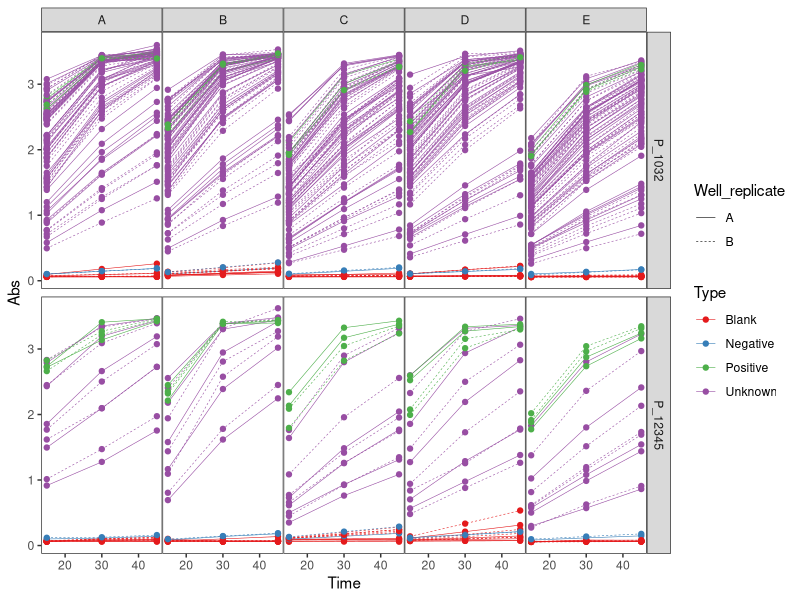
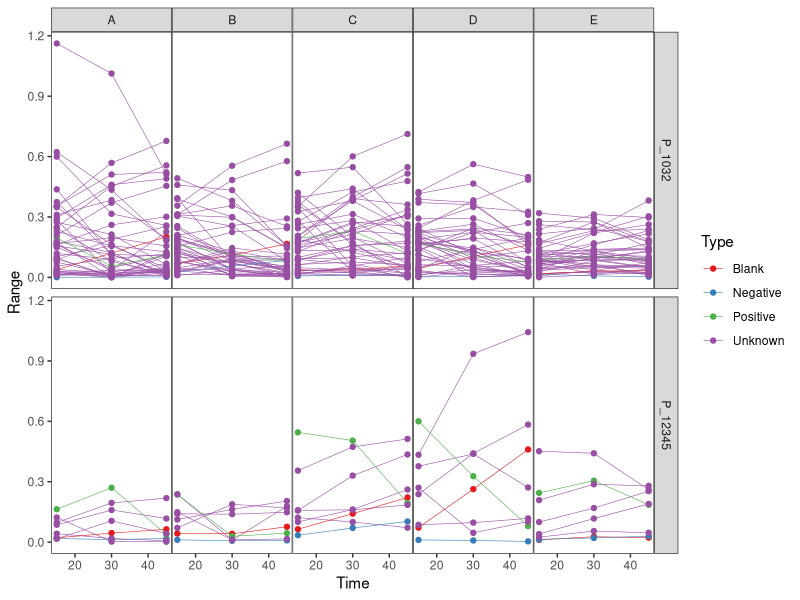
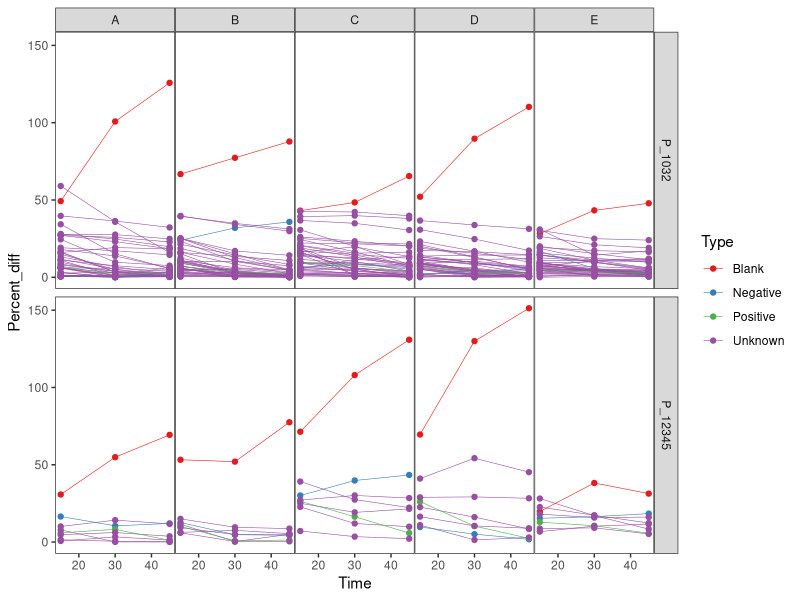
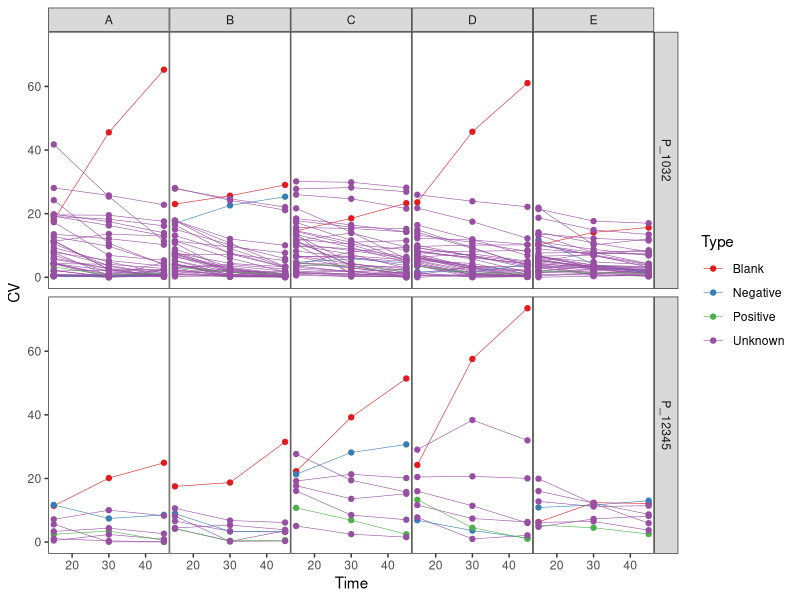
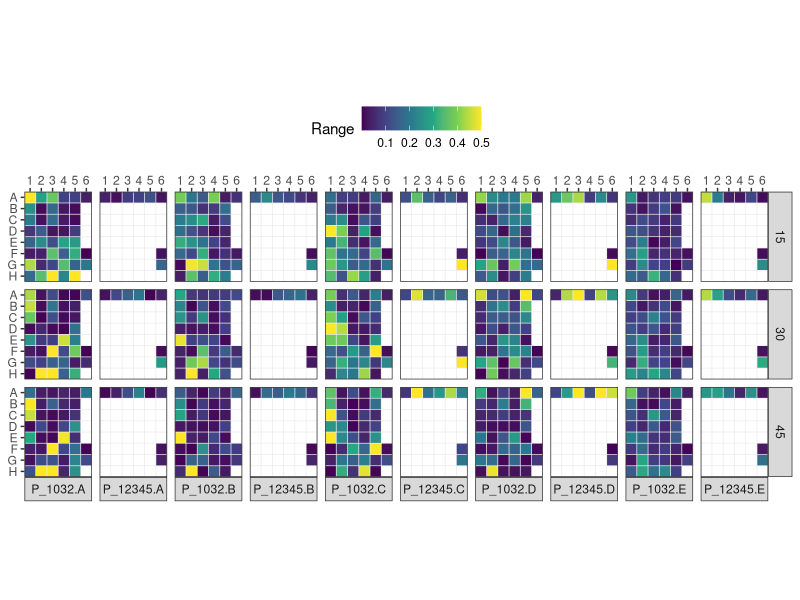
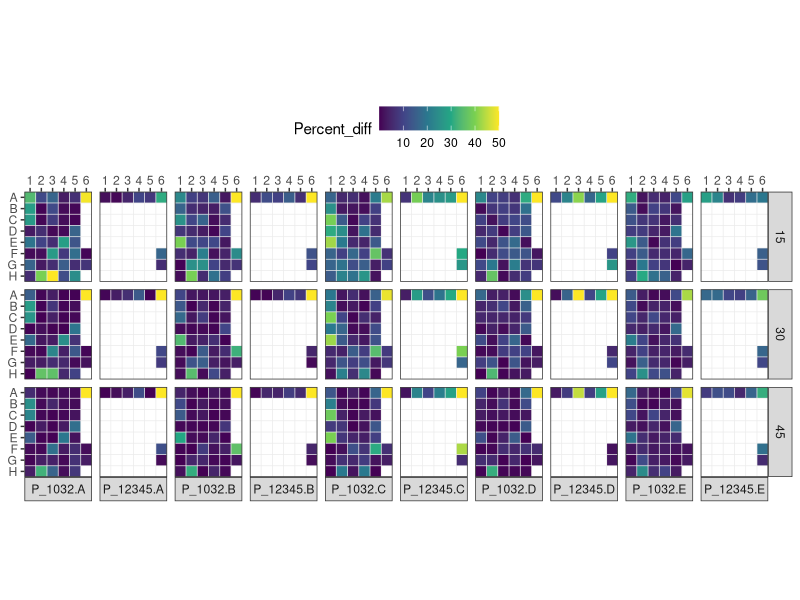
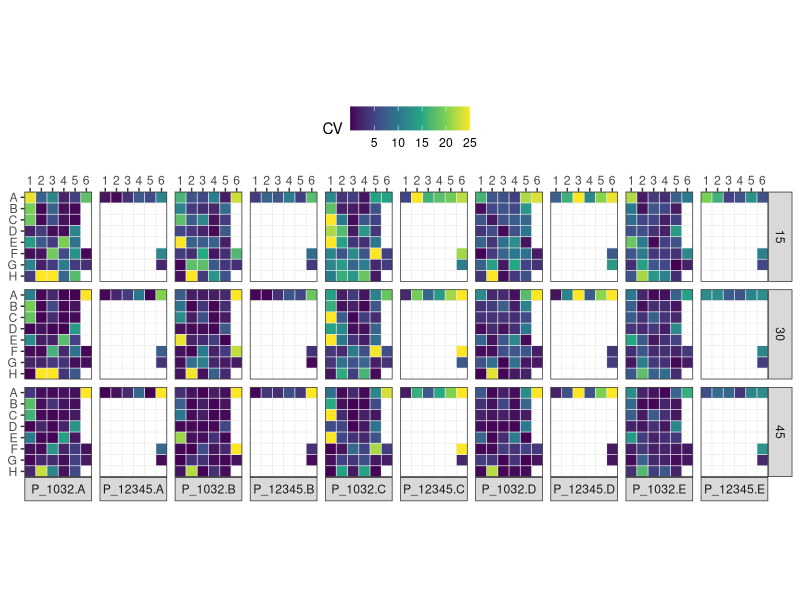

Here is the R script that generated these plots, in order: (Note: this script raises an error after producing the figures.)
## ---- chunk 1
knitr::opts_chunk$set(echo = FALSE, message = FALSE, warning = FALSE, dev = "svg")
## ---- chunk 2
library(tidyverse)

elisa <- read_csv("../data/5 ELISA data (updated).csv")
## ---- chunk 3
elisa %>%
  ggplot(aes(Time, Abs, col = Type, linetype = Well_replicate, 
             group = interaction(Well, Well_replicate))) +
  facet_grid(Plate ~ Plate_replicate) +
  geom_line(size = 0.2) +
  geom_point(size = 1.5) +
  scale_color_brewer(palette = "Set1") +
  theme_bw() +
  theme(panel.spacing.x = unit(0, "lines"),
        panel.grid = element_blank())
## ---- chunk 4
intra_assay <- elisa %>%
  mutate(
    Row = case_when(
      Type == "Blank" ~ 1L,
      Type == "Negative" ~ 6L,
      Type == "Positive" ~ 7L,
      TRUE ~ match(str_sub(Well, 1, 1), LETTERS[1:8])), 
    
    Column = case_when(
      Type == "Blank" ~ 6L,
      Type == "Negative" ~ 6L,
      Type == "Positive" ~ 6L,
      TRUE ~ as.integer(str_sub(Well, 2, 2))),
    
    Well = case_when(
      Type == "Blank" ~ "Blank wells",
      Type == "Positive" ~ "Positive wells",
      TRUE ~ Well)
    ) %>%
  
  group_by(Plate, Time, Plate_replicate, Type, Well, Column, Row) %>%
  summarize(Max = max(Abs), 
            Min = min(Abs),
            Range = Max - Min,
            Percent_diff = Range / ((Max + Min) / 2) * 100,
            CV = sd(Abs) / mean(Abs) * 100)
## ---- chunk 5
plot_lines <- function(data, variable) {
  data %>%
    ggplot(aes(Time, {{variable}}, col = Type, group = Well)) +
    facet_grid(Plate ~ Plate_replicate) +
    geom_line(size = 0.2) +
    geom_point(size = 1.5) +
    scale_color_brewer(palette = "Set1") +
    theme_bw() +
    theme(panel.spacing.x = unit(0, "lines"),
          panel.grid = element_blank())
}
## ---- chunk 6
plot_lines(intra_assay, Range)
## ---- chunk 7
plot_lines(intra_assay, Percent_diff)
## ---- chunk 8
plot_lines(intra_assay, CV)
## ---- chunk 9
plot_heat <- function(data, variable, threshold) {
  data %>% 
    mutate(fill = min(c({{variable}}, {{threshold}}))) %>%
    ggplot(aes(Column, Row, fill = fill)) +
    facet_grid(Time ~ interaction(Plate, Plate_replicate), switch = "x") +
    geom_tile() +
    scale_x_continuous(breaks = 1:6,
                       labels = as.character(1:6),
                       expand = c(0, 0),
                       position = "top") +
    scale_y_reverse(breaks = 1:8, labels = LETTERS[1:8],
                    expand = c(0, 0)) +
    scale_fill_viridis_c() +
    coord_equal() +
    theme_bw() +
    labs(fill = deparse(substitute(variable))) +
    theme(axis.title = element_blank(),
          panel.grid.major = element_blank(),
          panel.ontop = TRUE,
          panel.background = element_rect(fill = "transparent"))
}

## ---- chunk 10
plot_heat(intra_assay, Range, 0.5) + theme(legend.position = "top")
## ---- chunk 11
plot_heat(intra_assay, Percent_diff, 50) + theme(legend.position = "top")
## ---- chunk 12
plot_heat(intra_assay, CV, 25) + theme(legend.position = "top")
## ---- chunk 13
plot_point <- function(data, variable) {
  data %>%
    group_by(Plate, Time, Type, Well, Plate_replicate) %>%
    summarize(across(.cols = c(Max, Min, Range, Percent_diff, CV),
                     .fun = mean)) %>%
    ggplot(aes(Type, {{variable}}, col = Plate_replicate)) +
    facet_grid(Time ~ Plate) +
    scale_color_brewer(type = "qual", palette = "Set1") +
    geom_point(position = position_dodge(0.3), size = 2) +
    theme_bw()
}
## ---- chunk 14
plot_point(intra_assay, Range)
## ---- chunk 15
plot_point(intra_assay, Percent_diff)
## ---- chunk 16
plot_point(intra_assay, CV)
## ---- chunk 17
knitr::kable(
  intra_assay %>%
      group_by(Type, Time) %>%
      summarize(across(Range:CV, list("mean" = mean, "sd" = sd))) %>%
      mutate(across(where(is.numeric), round, digits = 2)) %>%
      mutate(Range = paste(Range_mean, "±", Range_sd),
             Percent_diff = paste(Percent_diff_mean, "±", Percent_diff_sd),
             CV = paste(CV_mean, "±", CV_sd)) %>%
      select(Type, Time, Range, Percent_diff, CV)
)
## ---- chunk 18
inter_assay <- elisa %>%
  mutate(
    Row = match(str_sub(Well, 1, 1), LETTERS[1:8]), 
    
    Column = case_when(
      Well_replicate == "A" ~ str_sub(Well, 2, 2),
      Well_replicate == "B" ~ str_sub(Well, 5, -1)),
    
    Column = as.integer(Column)
  ) %>%
  
  group_by(Plate, Time, Plate_replicate, Type, Column, Row) %>%
  summarize(Mean = mean(Abs)) %>%
  group_by(Plate, Time, Type, Column, Row) %>%
  summarize(Range = range(Mean),
            Percent_diff = Range / ((max(Mean) + min(Mean)) / 2) * 100,
            CV = sd(Mean) / mean(Mean) * 100)
## ---- chunk 19
plot_heat_inter <- function(data, variable, threshold) {
  data %>% 
    mutate(fill = min(c({{variable}}, {{threshold}}))) %>%
    ggplot(aes(Column, Row, fill = fill)) +
    facet_grid(Time ~ Plate, switch = "x") +
    geom_tile() +
    scale_x_continuous(breaks = 1:12,
                       labels = as.character(1:12),
                       expand = c(0, 0),
                       position = "top") +
    scale_y_reverse(breaks = 1:8, labels = LETTERS[1:8],
                    expand = c(0, 0)) +
    scale_fill_viridis_c() +
    coord_equal() +
    labs(fill = deparse(substitute(variable))) +
    theme_bw() +
    theme(panel.spacing.x = unit(0.5, "lines"),
          axis.title = element_blank(),
          panel.grid.major = element_blank(),
          panel.ontop = TRUE,
          panel.background = element_rect(fill = "transparent"))
}
## ---- chunk 20
plot_heat_inter(inter_assay, Range, 4)
## ---- chunk 21
plot_heat_inter(inter_assay, Percent_diff, 500)
## ---- chunk 22
plot_heat_inter(inter_assay, CV, 500)
## ---- chunk 23
plot_point_inter <- function(data, variable) {
  data %>% 
    #group_by(Plate, Time, Type) %>%
    summarize(across(Range:CV, mean)) %>%
    ggplot(aes(Type, {{variable}})) +
    facet_grid(Time ~ Plate) +
    scale_color_brewer(type = "qual", palette = "Set1") +
    geom_point(position = position_jitter(0.2), size = 2) +
    theme_bw()
}
## ---- chunk 24
plot_point_inter(inter_assay, Range)
## ---- chunk 25
plot_point_inter(inter_assay, Percent_diff)
## ---- chunk 26
plot_point_inter(inter_assay, CV)
## ---- chunk 27
knitr::kable(
      inter_assay %>%
      group_by(Type, Time) %>%
      summarize(across(Range:CV, list("mean" = mean, "sd" = sd))) %>%
      mutate(across(where(is.numeric), round, digits = 2)) %>%
      mutate(Range = paste(Range_mean, "±", Range_sd),
             Percent_diff = paste(Percent_diff_mean, "±", Percent_diff_sd),
             CV = paste(CV_mean, "±", CV_sd)) %>%
      select(Type, Time, Range, Percent_diff, CV)
)
